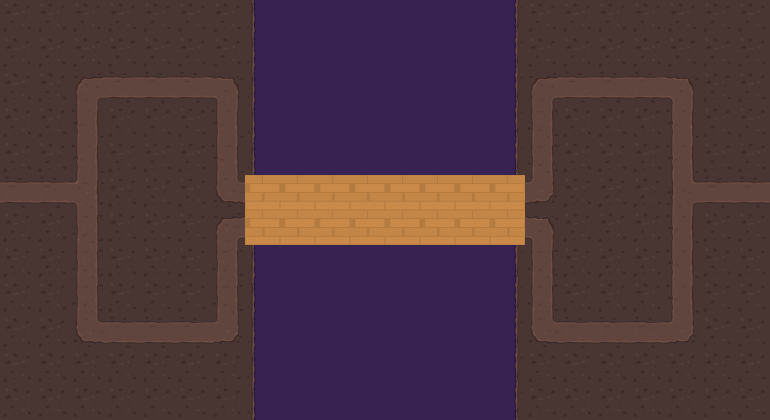

Rendered tile map (Tiled .tmx) drawn with the repository's tilesets; below, a short description and the full map source, tile grids included:
An orthogonal 22x12 tile map with 35x35 px tiles, 3 tile layers (background, walkable, collision), 2 tilesets and 29 objects.

<map version="1.0" tiledversion="2017.06.27" orientation="orthogonal" renderorder="right-down" width="22" height="12" tilewidth="35" tileheight="35" nextobjectid="104">
 <tileset firstgid="1" name="tiles_spritesheet" tilewidth="35" tileheight="35" spacing="1" tilecount="156" columns="12">
  <image source="../tiles/tiles_spritesheet.png" width="432" height="468" />
 </tileset>
 <tileset firstgid="157" name="2dTopDownTileSet" tilewidth="35" tileheight="35" spacing="1" tilecount="361" columns="19">
  <image source="../tiles/2dTopDownTileSet.png" width="683" height="683" />
 </tileset>
 <layer name="background" width="22" height="12">
  <data encoding="csv">
484,484,484,484,484,484,484,2684354797,275,275,275,275,275,275,1610612973,484,484,484,484,484,484,484,
484,484,484,484,484,484,484,2684354797,275,275,275,275,275,275,1610612973,484,484,484,484,484,484,484,
484,484,484,484,484,484,484,2684354797,275,275,275,275,275,275,1610612973,484,484,484,484,484,484,484,
484,484,484,484,484,484,484,2684354797,275,275,275,275,275,275,1610612973,484,484,484,484,484,484,484,
484,484,484,484,484,484,484,2684354797,275,275,275,275,275,275,1610612973,484,484,484,484,484,484,484,
484,484,484,484,484,484,484,2684354797,275,275,275,275,275,275,1610612973,484,484,484,484,484,484,484,
484,484,484,484,484,484,484,2684354797,275,275,275,275,275,275,1610612973,484,484,484,484,484,484,484,
484,484,484,484,484,484,484,2684354797,275,275,275,275,275,275,1610612973,484,484,484,484,484,484,484,
484,484,484,484,484,484,484,2684354797,275,275,275,275,275,275,1610612973,484,484,484,484,484,484,484,
484,484,484,484,484,484,484,2684354797,275,275,275,275,275,275,1610612973,484,484,484,484,484,484,484,
484,484,484,484,484,484,484,2684354797,275,275,275,275,275,275,1610612973,484,484,484,484,484,484,484,
484,484,484,484,484,484,484,2684354797,275,275,275,275,275,275,1610612973,484,484,484,484,484,484,484
</data>
 </layer>
 <layer name="walkable" width="22" height="12">
  <data encoding="csv">
0,0,0,0,0,0,0,0,0,0,0,0,0,0,0,0,0,0,0,0,0,0,
0,0,0,0,0,0,0,0,0,0,0,0,0,0,0,0,0,0,0,0,0,0,
0,0,227,225,225,225,228,0,0,0,0,0,0,0,0,227,225,225,225,228,0,0,
0,0,222,0,0,0,222,0,0,0,0,0,0,0,0,223,0,0,0,222,0,0,
0,0,222,0,0,0,222,0,0,0,0,0,0,0,0,223,0,0,0,222,0,0,
225,225,219,0,0,0,229,68,68,68,68,68,68,68,68,230,0,0,0,220,225,225,
0,0,223,0,0,0,227,68,68,68,68,68,68,68,68,228,0,0,0,222,0,0,
0,0,223,0,0,0,223,0,0,0,0,0,0,0,0,223,0,0,0,222,0,0,
0,0,223,0,0,0,223,0,0,0,0,0,0,0,0,223,0,0,0,222,0,0,
0,0,229,225,225,225,230,0,0,0,0,0,0,0,0,229,225,225,225,230,0,0,
0,0,0,0,0,0,0,0,0,0,0,0,0,0,0,0,0,0,0,0,0,0,
0,0,0,0,0,0,0,0,0,0,0,0,0,0,0,0,0,0,0,0,0,0
</data>
 </layer>
 <layer name="collision" width="22" height="12">
  <properties>
   <property name="collision" type="bool" value="true" />
  </properties>
  <data encoding="csv">
484,484,484,484,484,484,484,2684354797,275,275,275,275,275,275,1610612973,484,484,484,484,484,484,484,
484,484,484,484,484,484,484,2684354797,275,275,275,275,275,275,1610612973,484,484,484,484,484,484,484,
484,484,0,0,0,0,0,2684354797,275,275,275,275,275,275,1610612973,0,0,0,0,0,484,484,
484,484,0,484,484,484,0,2684354797,275,275,275,275,275,275,1610612973,0,484,484,484,0,484,484,
484,484,0,484,484,484,0,2684354797,275,275,275,275,275,275,1610612973,0,484,484,484,0,484,484,
0,0,0,484,484,484,0,0,0,0,0,0,0,0,0,0,484,484,484,0,0,0,
484,484,0,484,484,484,0,0,0,0,0,0,0,0,0,0,484,484,484,0,484,484,
484,484,0,484,484,484,0,2684354797,275,275,275,275,275,275,1610612973,0,484,484,484,0,484,484,
484,484,0,484,484,484,0,2684354797,275,275,275,275,275,275,1610612973,0,484,484,484,0,484,484,
484,484,0,0,0,0,0,2684354797,275,275,275,275,275,275,1610612973,0,0,0,0,0,484,484,
484,484,484,484,484,484,484,2684354797,275,275,275,275,275,275,1610612973,484,484,484,484,484,484,484,
484,484,484,484,484,484,484,2684354797,275,275,275,275,275,275,1610612973,484,484,484,484,484,484,484
</data>
 </layer>
 <objectgroup name="objects">
  <object id="64" gid="59" x="211" y="35" width="35" height="35" />
  <object id="65" gid="59" x="173" y="36" width="35" height="35" />
  <object id="66" gid="59" x="139" y="33" width="35" height="35" />
  <object id="67" gid="59" x="104" y="33" width="35" height="35" />
  <object id="68" gid="59" x="2" y="34" width="35" height="35" />
  <object id="69" gid="59" x="39" y="36" width="35" height="35" />
  <object id="70" gid="59" x="75" y="34" width="35" height="35" />
  <object id="73" gid="59" x="524" y="34" width="35" height="35" />
  <object id="74" gid="59" x="563" y="34" width="35" height="35" />
  <object id="75" gid="59" x="595" y="34" width="35" height="35" />
  <object id="76" gid="59" x="629" y="37" width="35" height="35" />
  <object id="77" gid="59" x="664" y="37" width="35" height="35" />
  <object id="78" gid="59" x="700" y="34" width="35" height="35" />
  <object id="79" gid="59" x="733" y="35" width="35" height="35" />
  <object id="80" gid="59" x="736" y="419" width="35" height="35" />
  <object id="81" gid="59" x="703" y="421" width="35" height="35" />
  <object id="82" gid="59" x="667" y="419" width="35" height="35" />
  <object id="83" gid="59" x="630" y="421" width="35" height="35" />
  <object id="84" gid="59" x="2" y="419" width="35" height="35" />
  <object id="85" gid="59" x="36" y="419" width="35" height="35" />
  <object id="86" gid="59" x="69" y="421" width="35" height="35" />
  <object id="87" gid="59" x="104" y="418" width="35" height="35" />
  <object id="88" gid="59" x="139" y="419" width="35" height="35" />
  <object id="89" gid="59" x="175" y="422" width="35" height="35" />
  <object id="90" gid="59" x="212" y="420" width="35" height="35" />
  <object id="99" gid="59" x="524" y="423" width="35" height="35" />
  <object id="100" gid="59" x="561" y="421" width="35" height="35" />
  <object id="101" gid="59" x="595" y="419" width="35" height="35" />
  <object id="103" gid="132" x="36" y="210" width="35" height="35" />
 </objectgroup>
</map>
